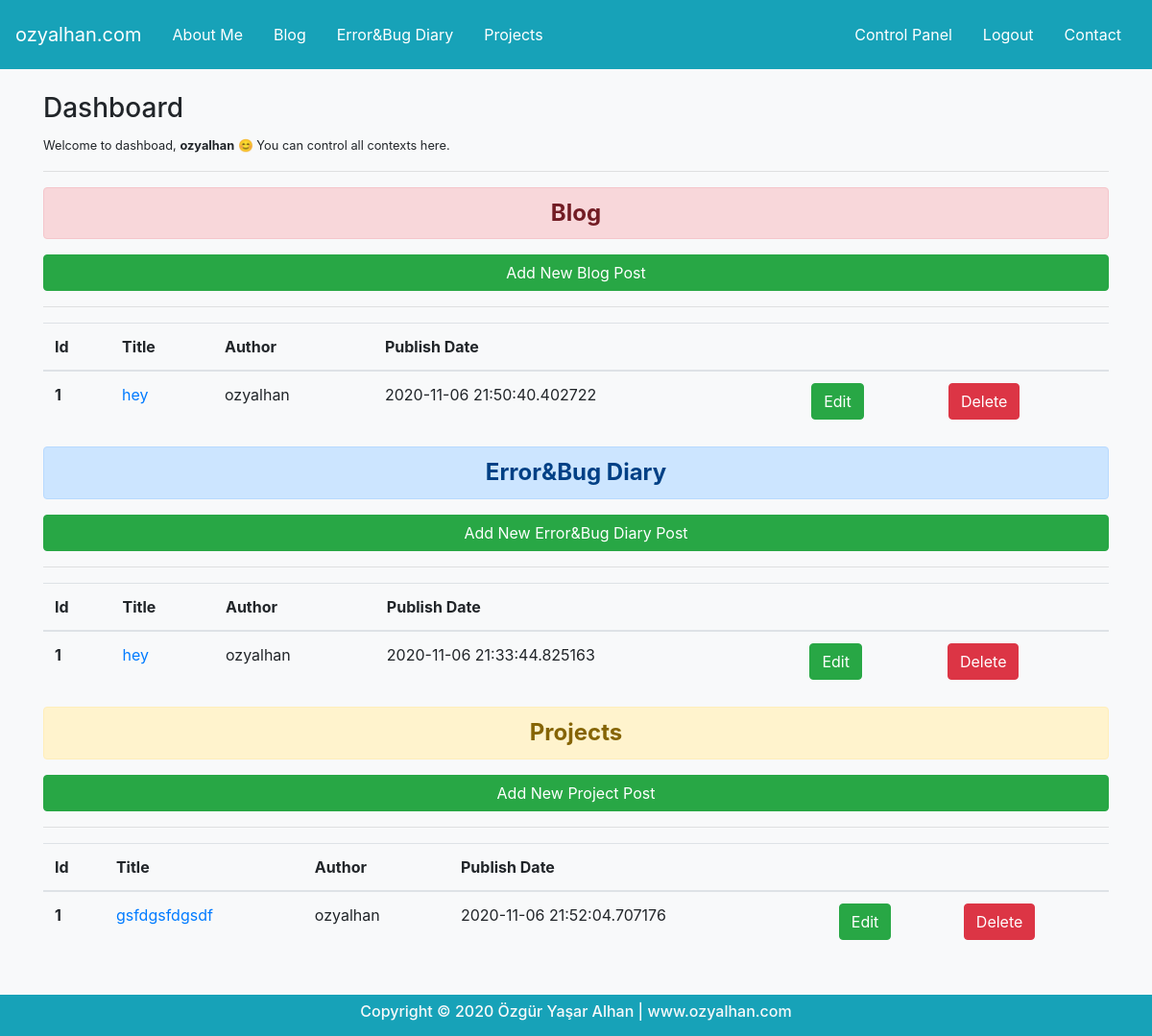
The app's page /dashboard (signed in) with its own data.
### blog.py (models this page shows)
class Blogs(db.Model):
    id = db.Column(db.Integer, primary_key=True)
    title = db.Column(db.String(40), nullable=False)
    author = db.Column(db.String(40), nullable=False)
    content = db.Column(db.Text, nullable=False)
    publish_date = db.Column(
        db.DateTime, nullable=False, default=datetime.utcnow)

class Diaries(db.Model):
    id = db.Column(db.Integer, primary_key=True)
    title = db.Column(db.String(40), nullable=False)
    author = db.Column(db.String(40), nullable=False)
    content = db.Column(db.Text, nullable=False)
    publish_date = db.Column(
        db.DateTime, nullable=False, default=datetime.utcnow)

class Projects(db.Model):
    id = db.Column(db.Integer, primary_key=True)
    title = db.Column(db.String(40), nullable=False)
    author = db.Column(db.String(40), nullable=False)
    content = db.Column(db.Text, nullable=False)
    publish_date = db.Column(
        db.DateTime, nullable=False, default=datetime.utcnow)

### blog.py (the view)
@ app.route("/dashboard")
@login_required
def dashboard():
    blog_posts = Blogs.query.filter_by(author=session["username"]).all()
    diary_posts = Diaries.query.filter_by(author=session["username"]).all()
    project_posts = Projects.query.filter_by(author=session["username"]).all()
    if blog_posts != "" or diary_posts != "" or project_posts != "":
        return render_template("dashboard.html", blogs=blog_posts, diaries=diary_posts, projects=project_posts)
    return render_template("dashboard.html")

### blog.py (called while the page is built)
def login_required(f):
    @wraps(f)
    def decorated_function(*args, **kwargs):
        if "logged_in" in session:  # user logged in
            return f(*args, **kwargs)
        else:
            flash("Please login for see this page.", "warning")
            return redirect(url_for("login"))
    return decorated_function

### templates/dashboard.html
{% extends "layout.html" %}
{% block body %}
<div class="container">
    <h3>Dashboard</h3>
    <small>Welcome to dashboad, <strong>{{session.username}}</strong> 😊 You can control all contexts here.</small>
    <hr>
    <div name="blog">
        <h4 class="alert alert-danger text-center"><strong>Blog</strong></h4>
        <a href="/addblog" class="btn btn-success w-100 ">Add New Blog Post</a>
        {% if blogs %}
        <table class="table table-hover">
            <thead>
                <tr>
                    <th scope="col">Id</th>
                    <th scope="col">Title</th>
                    <th scope="col">Author</th>
                    <th scope="col">Publish Date</th>
                    <th scope="col"></th>
                    <th scope="col"></th>
                </tr>
            </thead>
            <tbody>
                {% for blog in  blogs %}
                <tr>
                    <th scope="row">{{blog.id}}</th>
                    <td><a href="/blog/{{blog.id}}">{{blog.title}}</a></td>
                    <td>{{blog.author}}</td>
                    <td>{{blog.publish_date}}</td>
                    <td><a href="/edit-blog/{{blog.id}}" class="btn btn-success">Edit</a></td>
                    <td><a href="/delete-blog/{{blog.id}}" class="btn btn-danger">Delete</a></td>
                </tr>
                {% endfor %}
                <hr>
            </tbody>
        </table>
        {% else %}
        <br><br>
        <div class="alert alert-danger">You have no blog post.</div>
        <hr>
        {% endif %}
    </div>
    <div name="diary">
        <h4 class="alert alert-primary text-center"><strong>Error&Bug Diary</strong></h4>
        <a href="/adddiary" class="btn btn-success w-100 ">Add New Error&Bug Diary Post</a>
        {% if diaries %}
        <table class="table table-hover">
            <thead>
                <tr>
                    <th scope="col">Id</th>
                    <th scope="col">Title</th>
                    <th scope="col">Author</th>
                    <th scope="col">Publish Date</th>
                    <th scope="col"></th>
                    <th scope="col"></th>
                </tr>
            </thead>
            <tbody>
                {% for diary in  diaries %}
                <tr>
                    <th scope="row">{{diary.id}}</th>
                    <td><a href="/diary/{{diary.id}}">{{diary.title}}</a></td>
                    <td>{{diary.author}}</td>
                    <td>{{diary.publish_date}}</td>
                    <td><a href="/edit-diary/{{diary.id}}" class="btn btn-success">Edit</a></td>
                    <td><a href="/delete-diary/{{diary.id}}" class="btn btn-danger">Delete</a></td>
                </tr>
                {% endfor %}
                <hr>
            </tbody>
        </table>
        {% else %}
        <br><br>
        <div class="alert alert-danger">You have no diary post.</div>
        <hr>
        {% endif %}
    </div>
    <div name="project">
        <h4 class="alert alert-warning text-center"><strong>Projects</strong></h4>
        <a href="/addproject" class="btn btn-success w-100 ">Add New Project Post</a>
        {% if projects %}
        <table class="table table-hover">
            <thead>
                <tr>
                    <th scope="col">Id</th>
                    <th scope="col">Title</th>
                    <th scope="col">Author</th>
                    <th scope="col">Publish Date</th>
                    <th scope="col"></th>
                    <th scope="col"></th>
                </tr>
            </thead>
            <tbody>
                {% for project in  projects %}
                <tr>
                    <th scope="row">{{project.id}}</th>
                    <td><a href="/project/{{project.id}}">{{project.title}}</a></td>
                    <td>{{project.author}}</td>
                    <td>{{project.publish_date}}</td>
                    <td><a href="/edit-project/{{project.id}}" class="btn btn-success">Edit</a></td>
                    <td><a href="/delete-project/{{project.id}}" class="btn btn-danger">Delete</a></td>
                </tr>
                {% endfor %}
                <hr>
            </tbody>
        </table>
        <br><br><br>
        {% else %}
        <br><br>
        <div class="alert alert-danger">You have no project post.</div>
        <hr>
        {% endif %}
    </div>
    {% endblock  %}

### records on screen
Blogs: id "1", title "hey", author "ozyalhan", publish_date "2020-11-06 21:50:40.402722"
Diaries: id "1", title "hey", author "ozyalhan", publish_date "2020-11-06 21:33:44.825163"
Projects: id "1", title "gsfdgsfdgsdf", author "ozyalhan", publish_date "2020-11-06 21:52:04.707176"

### other values on screen
{{ session.username }} "ozyalhan"
